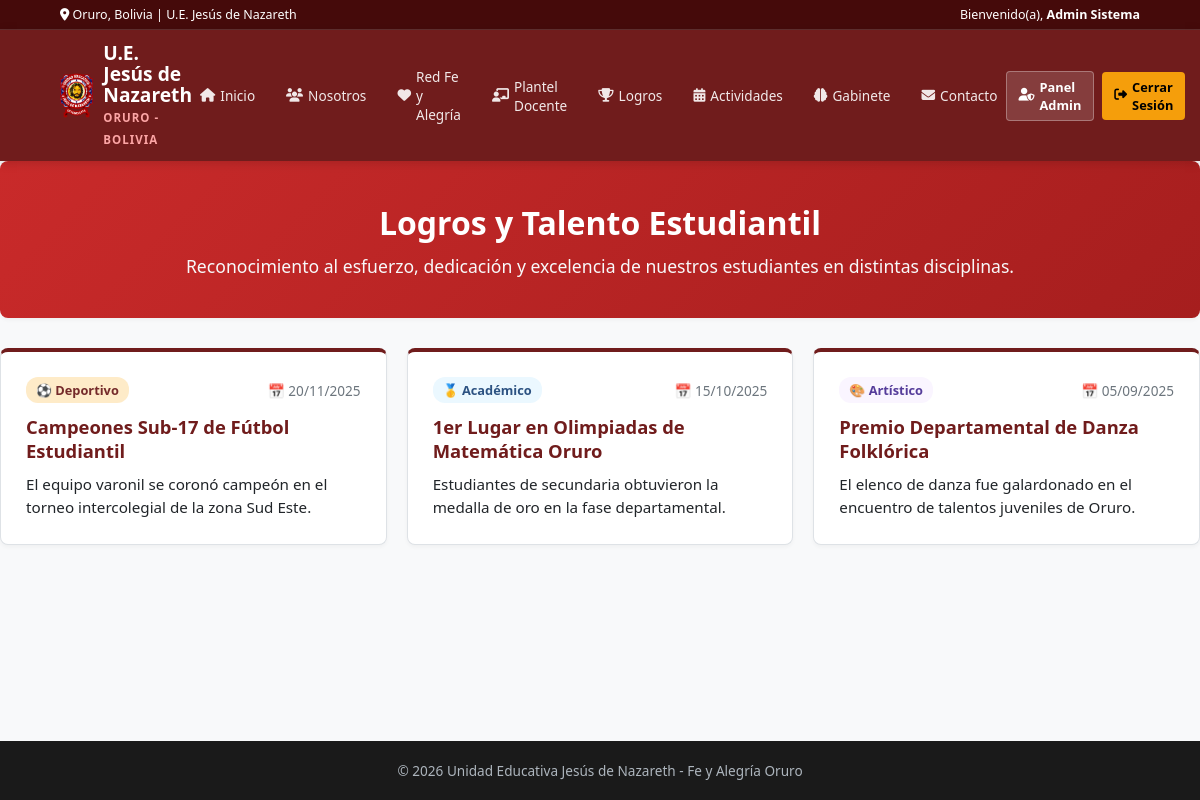
Page /public/logros.php (signed in) on the committed database.
### tables this page shows
CREATE TABLE IF NOT EXISTS logros (
    id_logro INT AUTO_INCREMENT PRIMARY KEY,
    titulo VARCHAR(150) NOT NULL,
    descripcion TEXT NOT NULL,
    categoria ENUM('Deportivo', 'Académico', 'Artístico') NOT NULL,
    fecha DATE NOT NULL,
    destacado TINYINT(1) DEFAULT 1
);

### public/logros.php (the view, shortened to what this page needs)
<?php
require_once "../includes/conexion.php";
require_once "../includes/header.php";
$sql_logros = "SELECT * FROM logros ORDER BY fecha DESC";
$res_logros = mysqli_query($conexion, $sql_logros);
?>
<div class="card hero-section" style="text-align: center; margin-bottom: 30px;">
    <h1>Logros y Talento Estudiantil</h1>
    <p>Reconocimiento al esfuerzo, dedicación y excelencia de nuestros estudiantes en distintas disciplinas.</p>
</div>
<div style="display: grid; grid-template-columns: repeat(auto-fill, minmax(300px, 1fr)); gap: 20px; margin-bottom: 30px;">
    <?php if ($res_logros && mysqli_num_rows($res_logros) > 0): ?>
        <?php while ($logro = mysqli_fetch_assoc($res_logros)): ?>
            <?php
                $badge_bg = '#edf2f7';
                $badge_color = 'var(--text-main)';
                $icono = '🏆';
                if ($logro['categoria'] === 'Deportivo') {
                    $badge_bg = '#feebc8';
                    $badge_color = '#742a2a';
                    $icono = '⚽';
                } elseif ($logro['categoria'] === 'Académico') {
                    $badge_bg = '#ebf8ff';
                    $badge_color = '#2c5282';
                    $icono = '🥇';
                } elseif ($logro['categoria'] === 'Artístico') {
                    $badge_bg = '#faf5ff';
                    $badge_color = '#553c9a';
                    $icono = '🎨';
                }
            ?>
            <div class="card" style="display: flex; flex-direction: column; justify-content: space-between; border-top: 4px solid var(--primary);">
                <div>
                    <div style="display: flex; justify-content: space-between; align-items: center; margin-bottom: 12px;">
                        <span style="background-color: <?php echo $badge_bg; ?>; color: <?php echo $badge_color; ?>; padding: 4px 10px; border-radius: 12px; font-size: 0.8rem; font-weight: 600;">
                            <?php echo $icono . ' ' . $logro['categoria']; ?>
                        </span>
                        <span style="font-size: 0.85rem; color: var(--text-muted);">
                            📅 <?php echo date("d/m/Y", strtotime($logro['fecha'])); ?>
                        </span>
                    </div>
                    <h3 style="color: var(--primary); font-size: 1.15rem; margin-bottom: 10px; line-height: 1.3;">
                        <?php echo $logro['titulo']; ?>
                    </h3>
                    <p style="color: var(--text-main); font-size: 0.95rem; line-height: 1.5;">
                        <?php echo $logro['descripcion']; ?>
                    </p>
                </div>
            </div>
        <?php endwhile; ?>
    <?php else: ?>
        <div class="card" style="grid-column: 1 / -1; text-align: center; color: var(--text-muted);">
            <p>No hay logros registrados en este momento.</p>
        </div>
    <?php endif; ?>
</div>
<?php require_once "../includes/footer.php"; ?>

### assets/css/styles.css (style rules this page uses)
:root { --primary: #c92a2a; --primary-hover: #a61e1e; --accent: #e03131; --bg-color: #f8f9fa; --card-bg: #ffffff; --text-main: #212529; --text-muted: #6c757d; --border: #dee2e6; --danger: #c92a2a; --success: #2b8a3e; }
* { margin: 0; padding: 0; box-sizing: border-box; font-family: 'Segoe UI', system-ui, -apple-system, sans-serif; }
body { background-color: var(--bg-color); color: var(--text-main); display: flex; flex-direction: column; min-height: 100vh; }
.card { background: var(--card-bg); padding: 25px; border-radius: 8px; border: 1px solid var(--border); box-shadow: 0 2px 4px rgba(0, 0, 0, 0.04); margin-bottom: 20px; }
.hero-section { background: linear-gradient(135deg, #c92a2a 0%, #a61e1e 100%); color: white; border: none; padding: 40px 30px; }
.hero-section h1 { font-size: 2rem; margin-bottom: 10px; color: white; }
.hero-section p { color: #f8f9fa; font-size: 1.1rem; }
.fade-in-element { opacity: 0; transform: translateY(20px); transition: opacity 0.6s ease-out, transform 0.6s ease-out; }
.fade-in-element.visible { opacity: 1; transform: translateY(0); }

### includes/header.php (style rules this page uses)
:root { --primary-dark: #450a0a; --primary: #701c1c; --primary-light: #b91c1c; }

### rows in the picture
logros: categoria "⚽", categoria "Deportivo", fecha "20/11/2025", titulo "Campeones Sub-17 de Fútbol Estudiantil", descripcion "El equipo varonil se coronó campeón en el torneo intercolegial de la zona Sud Este."
logros: categoria "🥇", categoria "Académico", fecha "15/10/2025", titulo "1er Lugar en Olimpiadas de Matemática Oruro", descripcion "Estudiantes de secundaria obtuvieron la medalla de oro en la fase departamental."
logros: categoria "🎨", categoria "Artístico", fecha "05/09/2025", titulo "Premio Departamental de Danza Folklórica", descripcion "El elenco de danza fue galardonado en el encuentro de talentos juveniles de Oruro."

### other values in the picture
$_SESSION['nombre_completo'] "Admin Sistema"
